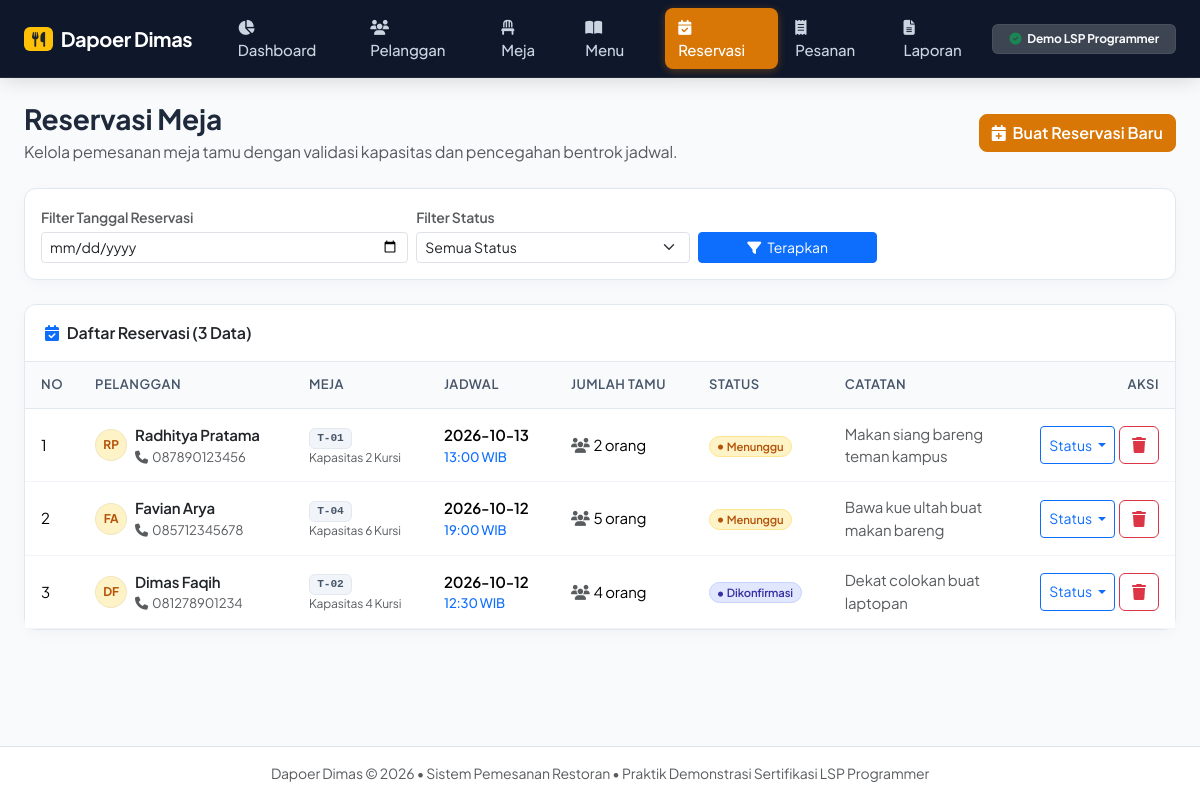
Page /restoran/index.php?page=reservations on the committed database.
### tables this page shows
CREATE TABLE reservations (
    id INT AUTO_INCREMENT PRIMARY KEY,
    customer_id INT NOT NULL,
    table_id INT NOT NULL,
    reservation_date DATE NOT NULL,
    reservation_time TIME NOT NULL,
    guest_count INT NOT NULL,
    status ENUM('Menunggu', 'Dikonfirmasi', 'Selesai', 'Dibatalkan') NOT NULL DEFAULT 'Menunggu',
    notes TEXT NULL,
    created_at TIMESTAMP DEFAULT CURRENT_TIMESTAMP,
    FOREIGN KEY (customer_id) REFERENCES customers(id) ON DELETE CASCADE,
    FOREIGN KEY (table_id) REFERENCES restaurant_tables(id) ON DELETE RESTRICT
);

CREATE TABLE customers (
    id INT AUTO_INCREMENT PRIMARY KEY,
    name VARCHAR(100) NOT NULL,
    phone VARCHAR(20) NOT NULL,
    email VARCHAR(100) NULL,
    created_at TIMESTAMP DEFAULT CURRENT_TIMESTAMP
);

CREATE TABLE restaurant_tables (
    id INT AUTO_INCREMENT PRIMARY KEY,
    table_number VARCHAR(10) NOT NULL UNIQUE,
    capacity INT NOT NULL,
    status ENUM('Aktif', 'Nonaktif') NOT NULL DEFAULT 'Aktif'
);

### restoran/index.php (called while the page is built, shortened)
<?php
require_once __DIR__ . '/config/database.php';
require_once __DIR__ . '/helpers/functions.php';
require_once __DIR__ . '/models/Reservation.php';
$reservasiClass = new Reservation($db);
$halaman = $_GET['page'] ?? 'dashboard';
$halaman_valid = [
    'dashboard'    => 'pages/dashboard.php',
    'customers'    => 'pages/customers.php',
    'tables'       => 'pages/tables.php',
    'menu'         => 'pages/menu.php',
    'reservations' => 'pages/reservations.php',
    'orders'       => 'pages/orders.php',
    'reports'      => 'pages/reports.php',
];
$file_halaman = $halaman_valid[$halaman] ?? 'pages/dashboard.php';
require_once __DIR__ . '/templates/header.php';
require_once __DIR__ . '/templates/navbar.php';
require_once __DIR__ . '/' . $file_halaman;
require_once __DIR__ . '/templates/footer.php';

### restoran/models/Reservation.php (called while the page is built, shortened)
<?php
class Reservation
{
    private PDO $db;
    public function __construct(PDO $koneksi)
    {
        $this->db = $koneksi;
    }
    public function ambilSemua(?string $tanggal = null, ?string $status = null): array
    {
        $sql = "SELECT r.*, c.name AS nama_pelanggan, c.phone AS telepon_pelanggan,
                       t.table_number AS nomor_meja, t.capacity AS kapasitas_meja
                FROM reservations r
                JOIN customers c ON r.customer_id = c.id
                JOIN restaurant_tables t ON r.table_id = t.id
                WHERE 1=1";
        $params = [];
        $sql .= " ORDER BY r.reservation_date DESC, r.reservation_time DESC";
        $stmt = $this->db->prepare($sql);
        $stmt->execute($params);
        return $stmt->fetchAll();
    }
}

### restoran/pages/reservations.php (the view, shortened to what this page needs)
<?php
$filter_tgl    = !empty($_GET['tanggal']) ? trim($_GET['tanggal']) : null;
$filter_status = !empty($_GET['status']) ? trim($_GET['status']) : null;
$daftar_reservasi = $reservasiClass->ambilSemua($filter_tgl, $filter_status);
?>
<div class="d-flex flex-column flex-md-row justify-content-between align-items-md-center mb-4 gap-2">
    <div>
        <h1 class="h3 fw-bold mb-1">Reservasi Meja</h1>
        <p class="text-muted mb-0">Kelola pemesanan meja tamu dengan validasi kapasitas dan pencegahan bentrok jadwal.</p>
    </div>
    <button type="button" class="btn btn-warning-custom" data-bs-toggle="modal" data-bs-target="#modalTambahReservasi">
        <i class="fa fa-calendar-plus me-1"></i> Buat Reservasi Baru
    </button>
</div>
<div class="card card-custom mb-4">
    <div class="card-body p-3">
        <form method="GET" action="index.php" class="row g-2 align-items-end">
            <div class="col-sm-5 col-md-4">
                <label class="form-label small fw-semibold text-muted mb-1">Filter Tanggal Reservasi</label>
                <input type="date" name="tanggal" class="form-control form-control-sm" value="<?= htmlspecialchars($filter_tgl ?? '') ?>">
            </div>
            <div class="col-sm-4 col-md-3">
                <label class="form-label small fw-semibold text-muted mb-1">Filter Status</label>
                <select name="status" class="form-select form-select-sm">
                    <option value="">Semua Status</option>
                </select>
            </div>
            <div class="col-sm-3 col-md-2">
                <button type="submit" class="btn btn-sm btn-primary w-100">
                    <i class="fa fa-filter me-1"></i> Terapkan
                </button>
            </div>
        </form>
    </div>
</div>
<div class="card card-custom">
    <div class="card-header card-header-custom d-flex justify-content-between align-items-center">
        <span><i class="fa fa-calendar-check me-2 text-primary"></i>Daftar Reservasi (<?= count($daftar_reservasi) ?> Data)</span>
    </div>
    <div class="card-body p-0">
        <div class="table-responsive">
            <table class="table table-custom mb-0">
                <thead>
                    <tr>
                        <th style="width: 50px;">No</th>
                        <th>Pelanggan</th>
                        <th>Meja</th>
                        <th>Jadwal</th>
                        <th>Jumlah Tamu</th>
                        <th>Status</th>
                        <th>Catatan</th>
                        <th class="text-end" style="width: 140px;">Aksi</th>
                    </tr>
                </thead>
                <tbody>
                    <?php if (empty($daftar_reservasi)): ?>
                        <tr>
                            <td colspan="8" class="text-center py-4 text-muted">Tidak ditemukan data reservasi yang sesuai.</td>
                        </tr>
                    <?php else: ?>
                        <?php foreach ($daftar_reservasi as $no => $r): ?>
                            <tr>
                                <td><?= $no + 1 ?></td>
                                <td>
                                    <div class="d-flex align-items-center">
                                        <?= avatarInisial($r['nama_pelanggan']) ?>
                                        <div>
                                            <div class="fw-semibold text-dark"><?= htmlspecialchars($r['nama_pelanggan']) ?></div>
                                            <div class="small text-muted"><i class="fa fa-phone me-1"></i><?= htmlspecialchars($r['telepon_pelanggan']) ?></div>
                                        </div>
                                    </div>
                                </td>
                                <td>
                                    <span class="badge badge-soft-secondary font-monospace"><?= htmlspecialchars($r['nomor_meja']) ?></span>
                                    <div class="small text-muted" style="font-size: 0.75rem;">Kapasitas <?= $r['kapasitas_meja'] ?> Kursi</div>
                                </td>
                                <td>
                                    <div class="fw-semibold"><?= htmlspecialchars($r['reservation_date']) ?></div>
                                    <div class="small text-primary fw-medium"><?= substr($r['reservation_time'], 0, 5) ?> WIB</div>
                                </td>
                                <td>
                                    <i class="fa fa-users text-muted me-1"></i><?= (int)$r['guest_count'] ?> orang
                                </td>
                                <td><?= badgeStatus($r['status']) ?></td>
                                <td class="small text-muted" style="max-width: 180px;">
                                    <?= !empty($r['notes']) ? htmlspecialchars($r['notes']) : '-' ?>
                                </td>
                                <td class="text-end">
                                    <div class="btn-group btn-group-sm">
                                        <button type="button" class="btn btn-outline-primary dropdown-toggle" data-bs-toggle="dropdown">
                                            Status
                                        </button>
                                        <form method="POST" action="index.php?page=reservations" class="d-inline ms-1" onsubmit="return confirm('Hapus reservasi ini?');">
                                            <button type="submit" class="btn btn-outline-danger" title="Hapus">
                                                <i class="fa fa-trash"></i>
                                            </button>
                                        </form>
                                    </div>
                                </td>
                            </tr>
                        <?php endforeach; ?>
                    <?php endif; ?>
                </tbody>
            </table>
        </div>
    </div>
</div>

### restoran/helpers/functions.php (shortened to what this page needs)
<?php
function badgeStatus(string $status): string
{
    $warna = match ($status) {
        'Menunggu', 'Diproses' => 'badge-soft-warning',
        'Dikonfirmasi', 'Aktif' => 'badge-soft-primary',
        'Selesai', 'Tersedia'   => 'badge-soft-success',
        'Dibatalkan', 'Nonaktif' => 'badge-soft-danger',
        default => 'badge-soft-secondary'
    };
    return '<span class="badge ' . $warna . ' px-2 py-1 rounded-pill fw-semibold"><i class="fa fa-circle me-1" style="font-size: 0.45em; vertical-align: middle;"></i>' . htmlspecialchars($status) . '</span>';
}
function avatarInisial(string $nama): string
{
    $parts = explode(' ', trim($nama));
    $i1 = substr($parts[0] ?? '', 0, 1);
    $i2 = isset($parts[1]) ? substr($parts[1], 0, 1) : '';
    $inisial = strtoupper($i1 . $i2);
    $bgColors = ['#e0e7ff', '#fef3c7', '#dcfce7', '#fee2e2', '#f3e8ff'];
    $textColors = ['#4338ca', '#b45309', '#15803d', '#b91c1c', '#7e22ce'];
    $idx = strlen($nama) % count($bgColors);
    return '<div class="avatar-circle me-2" style="background-color: ' . $bgColors[$idx] . '; color: ' . $textColors[$idx] . ';">' . htmlspecialchars($inisial) . '</div>';
}

### restoran/templates/header.php (style rules this page uses)
body { font-family: 'Plus Jakarta Sans', -apple-system, BlinkMacSystemFont, sans-serif; background-color: #f8fafc; color: #1e293b; min-height: 100vh; display: flex; flex-direction: column; }
:root { --brand-primary: #d97706; --brand-primary-hover: #b45309; --brand-dark: #0f172a; --surface-bg: #f8fafc; --card-radius: 12px; }
body { font-family: 'Plus Jakarta Sans', -apple-system, BlinkMacSystemFont, sans-serif; background-color: var(--surface-bg); color: #1e293b; min-height: 100vh; display: flex; flex-direction: column; letter-spacing: -0.01em; }
.card-custom { background: #ffffff; border: 1px solid #e2e8f0; border-radius: var(--card-radius); box-shadow: 0 4px 16px -2px rgba(15, 23, 42, 0.04); transition: transform 0.15s ease, box-shadow 0.15s ease; }
.card-header-custom { background: #ffffff; border-bottom: 1px solid #e2e8f0; font-weight: 600; padding: 1rem 1.25rem; border-top-left-radius: var(--card-radius) !important; border-top-right-radius: var(--card-radius) !important; }
.table-custom th { background-color: #f8fafc; color: #475569; font-weight: 600; font-size: 0.8125rem; text-transform: uppercase; letter-spacing: 0.04em; padding: 0.85rem 1rem; border-bottom: 1px solid #e2e8f0; }
.table-custom td { vertical-align: middle; padding: 0.85rem 1rem; font-size: 0.9375rem; border-bottom: 1px solid #f1f5f9; }
.btn-warning-custom { background-color: var(--brand-primary); border-color: var(--brand-primary); color: #ffffff; font-weight: 600; border-radius: 8px; transition: all 0.15s ease; }
.avatar-circle { width: 32px; height: 32px; border-radius: 50%; font-weight: 700; font-size: 0.75rem; display: inline-flex; align-items: center; justify-content: center; flex-shrink: 0; border: 1px solid rgba(0, 0, 0, 0.05); }
.badge-soft-warning { background-color: #fef3c7 !important; color: #b45309 !important; border: 1px solid #fde68a; }
.badge-soft-primary { background-color: #e0e7ff !important; color: #3730a3 !important; border: 1px solid #c7d2fe; }
.badge-soft-secondary { background-color: #f1f5f9 !important; color: #475569 !important; border: 1px solid #e2e8f0; }

### rows in the picture
reservations: customer.name "RP", customer.name "Radhitya Pratama", customer.phone "087890123456", table.table_number "T-01", table.capacity "2", reservation_date "2026-10-13", reservation_time "13:00", guest_count "2", status "Menunggu", notes "Makan siang bareng teman kampus"
reservations: customer.name "FA", customer.name "Favian Arya", customer.phone "085712345678", table.table_number "T-04", table.capacity "6", reservation_date "2026-10-12", reservation_time "19:00", guest_count "5", status "Menunggu", notes "Bawa kue ultah buat makan bareng"
reservations: customer.name "DF", customer.name "Dimas Faqih", customer.phone "081278901234", table.table_number "T-02", table.capacity "4", reservation_date "2026-10-12", reservation_time "12:30", guest_count "4", status "Dikonfirmasi", notes "Dekat colokan buat laptopan"

### other values in the picture
count($daftar_reservasi) "3"
